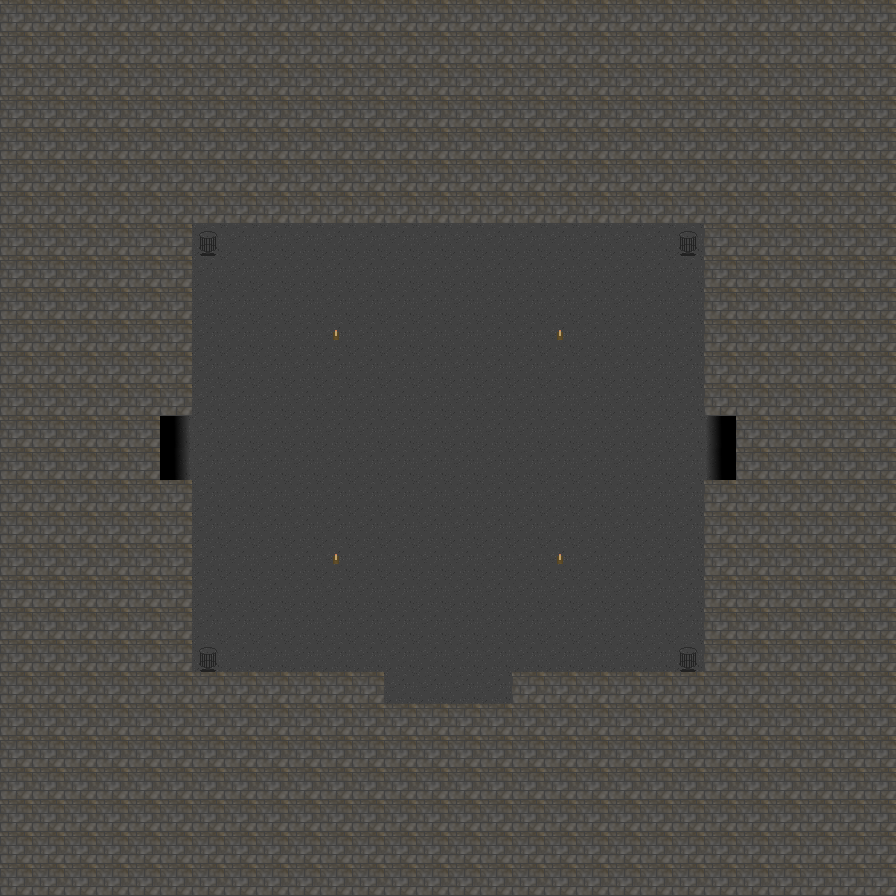

Rendered tile map (Tiled .tmx) drawn with the repository's tilesets; below, a short description and the map source with its tile grids summarised:
An orthogonal 28x28 tile map with 32x32 px tiles, 7 tile layers (floor, walls, doors, switches, ...) and 36 objects (to room 4, to room 6, to room 7, switch_1_main1, switch_2_main1, ...).

<map version="1.0" orientation="orthogonal" width="28" height="28" tilewidth="32" tileheight="32">
 <properties>
  <property name="AmbientLight" value="0" />
  <property name="LightColor" value="210,120,20,0.5" />
  <property name="StartX" value="7" />
  <property name="StartY" value="7" />
  <property name="TileHeight" value="32" />
  <property name="TileWidth" value="32" />
 </properties>
 <tileset firstgid="1" name="Cavetileset" tilewidth="32" tileheight="32" spacing="2">
  <image source="Cavetileset.png" width="203" height="373" />
 </tileset>
 <layer name="floor" width="28" height="28">
  <properties>
   <property name="collide" value="false" />
  </properties>
  <data>[784 cells, 784 non-empty, 1 distinct tile ids]</data>
 </layer>
 <layer name="walls" width="28" height="28">
  <properties>
   <property name="collide" value="true" />
  </properties>
  <data>[784 cells, 550 non-empty, 1 distinct tile ids]</data>
 </layer>
 <layer name="doors" width="28" height="28">
  <properties>
   <property name="collide" value="false" />
  </properties>
  <data>[784 cells, 6 non-empty, 3 distinct tile ids]</data>
 </layer>
 <layer name="switches" width="28" height="28">
  <properties>
   <property name="collide" value="false" />
  </properties>
  <data>[784 cells, 4 non-empty, 1 distinct tile ids]</data>
 </layer>
 <layer name="light sources" width="28" height="28">
  <properties>
   <property name="collide" value="true" />
  </properties>
  <data>[784 cells, 4 non-empty, 1 distinct tile ids]</data>
 </layer>
 <layer name="Characters" width="28" height="28">
  <properties>
   <property name="collide" value="false" />
  </properties>
  <data>[784 cells, 0 non-empty, 0 distinct tile ids]</data>
 </layer>
 <layer name="Lights" width="28" height="28">
  <properties>
   <property name="collide" value="false" />
  </properties>
  <data>[784 cells, 0 non-empty, 0 distinct tile ids]</data>
 </layer>
 <objectgroup name="Objects" width="28" height="28">
  <object name="to room 4" x="161" y="418" width="30" height="61">
   <properties>
    <property name="change_map" value="data/darkDungeonRoom4.tmx, 20, 14" />
    <property name="interaction_type" value="player_auto" />
    <property name="type" value="Interaction" />
   </properties>
  </object>
  </objectgroup>
</map>
<!-- 35 of 36 objects omitted -->
